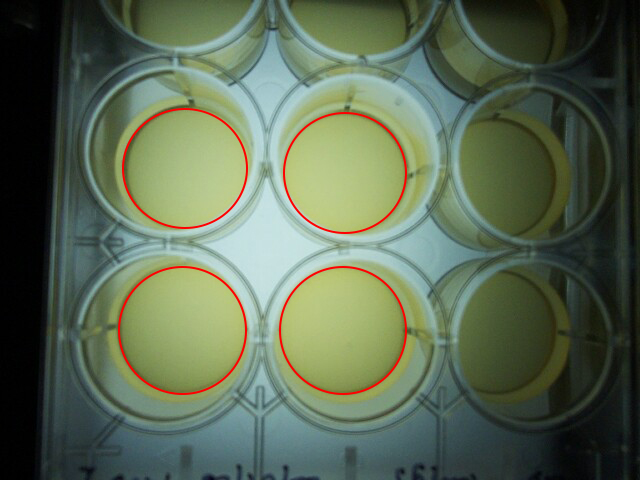
#> input picture Dataset/Bacteria_Marked/image_2026-09-29_14_55_21.jpg, 640 x 480 px; its folder holds only this picture in this run
$ jupyter execute --allow-errors document_image_processing_and_plots.ipynb
#> lines starting #> are read from the running program, lines starting #| are printed output that depends on the picture; after the words box and inside, x2 and y2 are one past the last pixel; in counts of white or black regions, pixels touching at a corner belong together
# Autonomous Astrobiology Multi-Well Microbial Imaging
## In-Situ Image Processing & Document Figures Pipeline
**Document:** `updates/main.tex` / `updates/main.pdf`
**Organisms Investigated:**
- **Control:** Well 0 ($\mathrm{W}_0$, Sterile Growth Medium)
- **Bacteria 1:** *Shewanella* sp. (Row 1 Well 2, $\mathrm{W}_1$)
- **Bacteria 2:** *Ustilago* sp. (Row 2 Well 2, $\mathrm{W}_3$)

---

### Scope of this Notebook:
This notebook is self-contained and dedicated **strictly** to:
1. **Microplate Motion Registration & Well Tracking:** Tracking cassette displacement, tilt, and scale changes over 52 hours using OpenCV (`cv2.matchTemplate` and adaptive ellipse transformation).
2. **Region of Interest (ROI) Sampling:** Sampling within an inner 90% circular aperture ($0.90\,R$) to capture transmitted liquid light and exclude meniscus reflections/shadows.
3. **Photometric Intensity Measurement & Normalization:** Calculating initial baseline brightness shift ($\alpha$) and live control blank normalization ($I'(t) = I_{\text{adj}}(t) / I_{\text{Control}}(t)$).
4. **Publication Figure Generation:** Producing the exact 5 figures included in the LaTeX report:
   - **Figure 1:** Normalized Mean Intensity over 52 hours
   - **Figure 2:** Spectrophotometer OD600 Growth Curves
   - **Figure 3:** Cross-Modal Growth Comparison (Spectrophotometer vs Image Analysis)
   - **Figure 4:** Well Timelapse Crops across 52 hours
   - **Figure 5:** Well Detection & 90% ROI Geometry across 52 hours

[cell 1]
# ==============================================================================
# 1. SETUP, DEPENDENCIES & GLOBAL CONFIGURATION
# ==============================================================================
import os
import glob
from datetime import datetime
import cv2
import numpy as np
import pandas as pd
import matplotlib.pyplot as plt

# Matplotlib Publication Styling
plt.style.use('seaborn-v0_8-whitegrid' if 'seaborn-v0_8-whitegrid' in plt.style.available else 'default')
plt.rcParams['font.family'] = 'sans-serif'
plt.rcParams['font.sans-serif'] = ['DejaVu Sans', 'Arial', 'Helvetica']
plt.rcParams['axes.edgecolor'] = '#94a3b8'
plt.rcParams['axes.linewidth'] = 1.1

# Project Directories
# Set root workspace directory whether running from repo root or Github folder
WORKSPACE_DIR = os.path.abspath(os.path.join(os.getcwd(), '..')) if os.path.basename(os.getcwd()).lower() == 'github' else os.getcwd()
DATASET_DIR = os.path.join(WORKSPACE_DIR, 'Dataset')
BACT_DIR = os.path.join(DATASET_DIR, 'Bacteria')
BACT_MARKED_DIR = os.path.join(DATASET_DIR, 'Bacteria_Marked')
UPDATES_DIR = os.path.join(WORKSPACE_DIR, 'updates')
FIG_DIR = os.path.join(UPDATES_DIR, 'figures')
CROPS_DIR = os.path.join(FIG_DIR, 'well_crops')
CROPS_ROI_DIR = os.path.join(FIG_DIR, 'well_crops_roi')

os.makedirs(FIG_DIR, exist_ok=True)
os.makedirs(CROPS_DIR, exist_ok=True)
os.makedirs(CROPS_ROI_DIR, exist_ok=True)

# Centralized Experimental Parameters & Color Palette
SHRINK_FACTOR = 0.90      # 90% ROI radius ratio (0.90 R)
MAX_HOURS = 52.0          # Time analysis truncation window (hours)

COLORS = {
    'control': '#64748b',        # Slate Grey (W0)
    'shewanella_solid': '#7c3aed',# Royal Purple (Spectrophotometer)
    'shewanella_dot': '#6555f7',  # Indigo Purple (Image Analysis)
    'ustilago_solid': '#059669',  # Emerald Green (Spectrophotometer)
    'ustilago_dot': '#17bda7'     # Mint / Teal Green (Image Analysis)
}

print(f"Pipeline initialized. Aperture ROI ratio = {SHRINK_FACTOR:.2f}, Time window = {MAX_HOURS} hours.")
print(f"Colors configured: Shewanella ({COLORS['shewanella_solid']} / {COLORS['shewanella_dot']}), Ustilago ({COLORS['ustilago_solid']} / {COLORS['ustilago_dot']}).")

### 2. Initial Reference Well Detection
From the annotated reference frame in `Dataset/Bacteria_Marked/`, we extract the coordinates of the 4 physical wells:
- **W0:** Control / Live Blank (Row 1 Well 1)
- **W1:** *Shewanella* sp. (Row 1 Well 2)
- **W2:** *Ustilago* sp. Replicate 1 (Row 2 Well 1)
- **W3:** *Ustilago* sp. Replicate 2 (Row 2 Well 2)

[cell 2]
# ==============================================================================
# 2. REFERENCE WELL DETECTION
# ==============================================================================
def extract_red_ellipses(image_path, min_perimeter=80):
    """Detects user-marked red circles/ellipses in reference frame using color-ratio thresholding."""
#> called with min_perimeter = 80
    img = cv2.imread(image_path)
#> img is the input picture: shape (480, 640, 3); mean B, G, R 83.1, 105.3, 91.6
    if img is None:
        raise FileNotFoundError(f"Cannot load image: {image_path}")

    b, g, r = img[:, :, 0].astype(float), img[:, :, 1].astype(float), img[:, :, 2].astype(float)
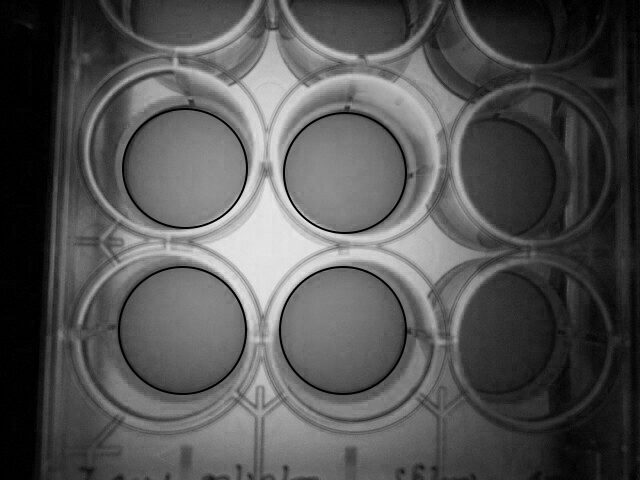
#> b: shape (480, 640) float64; min 0, max 232, mean 83.1
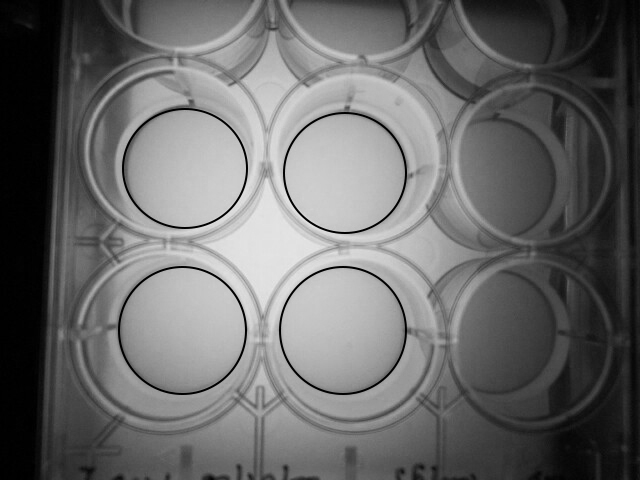
#> g: shape (480, 640) float64; min 0, max 232, mean 105.3
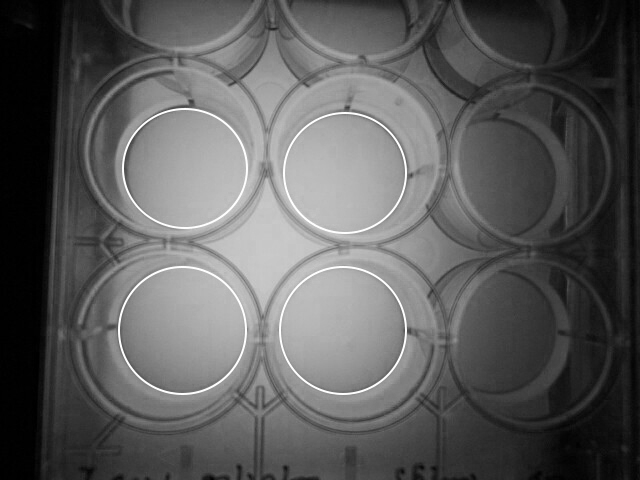
#> r: shape (480, 640) float64; min 0, max 255, mean 91.6
    red_mask = (r > 130) & (r > 1.3 * g) & (r > 1.3 * b)
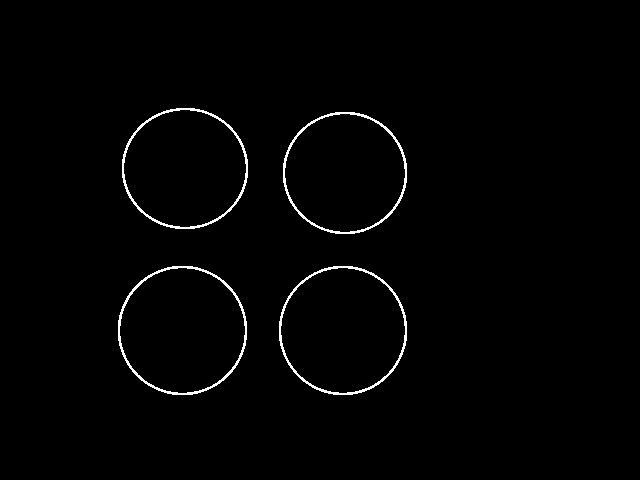
#> red_mask: shape (480, 640) bool; 1.3% white in thin lines or dots, all inside (x1, y1, x2, y2) = (118, 108, 407, 395)
    red_mask = (red_mask * 255).astype(np.uint8)

    kernel = cv2.getStructuringElement(cv2.MORPH_ELLIPSE, (3, 3))
    red_mask = cv2.morphologyEx(red_mask, cv2.MORPH_CLOSE, kernel)

    contours, _ = cv2.findContours(red_mask, cv2.RETR_EXTERNAL, cv2.CHAIN_APPROX_SIMPLE)
#> contours = 4 contours; box (x1, y1, x2, y2) and area: (118, 266, 247, 395) 12987, (279, 266, 407, 395) 12881, (122, 108, 248, 229) 11893, (283, 112, 407, 234) 11804
    ellipses = []
    for cnt in contours:
        if cv2.arcLength(cnt, True) > min_perimeter and len(cnt) >= 5:
            ellipses.append(cv2.fitEllipse(cnt))
#> this loop made 4 passes
#> after the loop, ellipses = [((342.5, 330), (127.5, 128.8), 0.328), ((182, 330), (128.6, 128.6), 175.2), ((344.5, 172.5), (121.5, 123.7), 90.09), ((184.5, 168), (120.6, 125.7), 89.85)]

    # Sort row-wise: group by Y (rows ~100px apart), then by X
    ellipses = sorted(ellipses, key=lambda e: (round(e[0][1] / 100) * 100, e[0][0]))
#> ellipses = [((184.5, 168), (120.6, 125.7), 89.85), ((344.5, 172.5), (121.5, 123.7), 90.09), ((182, 330), (128.6, 128.6), 175.2), ((342.5, 330), (127.5, 128.8), 0.328)]
    return ellipses

bact_ref_file = sorted(glob.glob(os.path.join(BACT_MARKED_DIR, '*.jpg')))[0]
bact_ellipses = extract_red_ellipses(bact_ref_file)
#> bact_ellipses has the same summary as ellipses in extract_red_ellipses

print(f"Detected {len(bact_ellipses)} wells in reference frame:")
#| Detected 4 wells in reference frame:
well_names = ["W0: Control (Blank)", "W1: Shewanella", "W2: Ustilago (Rep 1)", "W3: Ustilago (Rep 2)"]
for i, ((cx, cy), (ax1, ax2), ang) in enumerate(bact_ellipses):
    print(f"  {well_names[i]:24}: Center=({cx:.1f}, {cy:.1f}), Axes=({ax1:.1f}, {ax2:.1f}), Angle={ang:.1f} deg")
#> this loop made 4 passes
#> (cx, cy, ax1, ax2, ang) on passes 1 to 4: (184.5, 168, 120.6, 125.7, 89.85), (344.5, 172.5, 121.5, 123.7, 90.09), (182, 330, 128.6, 128.6, 175.2), (342.5, 330, 127.5, 128.8, 0.328)
#|   W0: Control (Blank)     : Center=(184.5, 168.0), Axes=(120.6, 125.7), Angle=89.8 deg
#|   W1: Shewanella          : Center=(344.5, 172.5), Axes=(121.5, 123.7), Angle=90.1 deg
#|   W2: Ustilago (Rep 1)    : Center=(182.0, 330.0), Axes=(128.6, 128.6), Angle=175.2 deg
#|   W3: Ustilago (Rep 2)    : Center=(342.5, 330.0), Axes=(127.5, 128.8), Angle=0.3 deg

### 3. OpenCV Plate Motion Tracking & Transmitted Intensity Sampling
During the 52-hour incubation, slight changes in plate position, tilt, and camera distance can occur.
1. **Landmark Tracking:** We track two stable reference landmarks from Frame 0:
   - $L_1$: W0 well rim anchor
   - $L_2$: Central cassette intersection rib
   Tracking is performed via Normalized Cross-Correlation (`cv2.matchTemplate`).
2. **Kinematic Transformation:** From the relative vector between anchors, we compute displacement $(\Delta x, \Delta y)$, rotation $\Delta \theta$, and scale $s$.
3. **Adaptive Ellipse Mapping:** `transform_ellipse_adaptive()` dynamically transforms each well's bounding geometry.
4. **90% Aperture Sampling ($0.90\,R$):** `compute_well_intensity()` creates a binary mask of the central 90% circular core, sampling pure transmitted liquid light and discarding wall reflections, meniscus distortion, and shadows.

[cell 3]
# ==============================================================================
# 3. MOTION TRACKING & INTENSITY EXTRACTION PIPELINE
# ==============================================================================
def transform_ellipse_adaptive(el, p_anchor_0, cur_anchor, d_ang_rad, scale):
    """Transforms well ellipse geometry under translation, rotation, and radius scaling."""
    (cx, cy), (ax1, ax2), ang = el
    rel_cx, rel_cy = cx - p_anchor_0[0], cy - p_anchor_0[1]

    cos_d, sin_d = np.cos(d_ang_rad), np.sin(d_ang_rad)
    rot_rel_x = scale * (cos_d * rel_cx - sin_d * rel_cy)
    rot_rel_y = scale * (sin_d * rel_cx + cos_d * rel_cy)

    new_cx = cur_anchor[0] + rot_rel_x
    new_cy = cur_anchor[1] + rot_rel_y
    new_ax1 = ax1 * scale
    new_ax2 = ax2 * scale
    new_ang = (ang + np.degrees(d_ang_rad)) % 360
    return ((new_cx, new_cy), (new_ax1, new_ax2), new_ang)


def compute_well_intensity(img, ellipse, shrink_factor=0.90):
    """Computes mean pixel intensity inside the shrunken 90% circular aperture."""
    h, w = img.shape[:2]
    (cx, cy), (d1, d2), angle = ellipse
    mask = np.zeros((h, w), dtype=np.uint8)
    shrunk_axes = (int(round(d1 * 0.5 * shrink_factor)), int(round(d2 * 0.5 * shrink_factor)))
    cv2.ellipse(mask, (int(round(cx)), int(round(cy))), shrunk_axes, int(round(angle)), 0, 360, 255, -1)

    gray = cv2.cvtColor(img, cv2.COLOR_BGR2GRAY) if len(img.shape) == 3 else img
    return cv2.mean(gray, mask=mask)[0]


bact_files = sorted(glob.glob(os.path.join(BACT_DIR, '*.jpg')))
print(f"Running adaptive tracking across {len(bact_files)} time-series images...")

# Anchor landmarks from Frame 0
#> (the rest of this cell did not finish here and is left out)

### 4. Initial Brightness Alignment & Control Normalization
As detailed in `updates/main.tex`:
1. **Initial Brightness Shift ($\alpha$):**
   Minor lighting differences at $t = 0$ are aligned by scaling each sample by factor $\alpha$:
   $$\alpha = \frac{I_{\text{Control}}(0)}{I(0)}, \qquad I_{\text{adj}}(t) = I(t) \cdot \alpha$$
2. **Normalizing by Control ($I'$):**
   To cancel illumination drift, adjusted brightness is divided by the live Control ($W_0$) at each timepoint:
   $$I'(t) = \frac{I_{\text{adj}}(t)}{I_{\text{Control}}(t)}$$
   The control remains identically at $1.0$. As cells grow and increase turbidity, transmitted light drops below $1.0$.

#> (a cell that did not finish here is left out)

### 5. Document Figure 1: Normalized Mean Intensity
Renders **Figure 1** of `updates/main.tex`:
- 52-hour time series
- Control (W0, Slate Grey, dashed), *Shewanella* (Royal Purple), and *Ustilago* (Emerald Green)
- Shaded $\pm 1\,\sigma$ rolling variation envelope
- Saved to `updates/figures/fig1_image_intensity.png` & `.pdf`

[cell 5]
# ==============================================================================
# 5. FIGURE 1: NORMALIZED MEAN INTENSITY
# ==============================================================================
w = 5  # Rolling smoothing window
#> (the rest of this cell did not finish here and is left out)

### 6. Document Figure 2: Spectrophotometer Growth Curves (OD600)
Renders **Figure 2** of `updates/main.tex`:
- Optical density measured at $630\text{ nm}$ on a laboratory spectrophotometer
- Discrete timepoints from 0 to 51.5 hours connected by linear interpolation lines
- Shaded $\pm 1\,\sigma$ variation bands across replicate wells
- Saved to `updates/figures/fig2_od600_growth.png` & `.pdf`

[cell 6]
# ==============================================================================
# 6. FIGURE 2: SPECTROPHOTOMETER GROWTH CURVES (OD600)
# ==============================================================================
od_csv_path = os.path.join(WORKSPACE_DIR, 'OD600', 'od600_growth_summary.csv')
#> (the rest of this cell did not finish here and is left out)

### 7. Document Figure 3: Spectrophotometer vs Image Analysis Comparison
Renders **Figure 3** of `updates/main.tex`:
- Inverting transmission to optical density: $\Delta \text{OD}_{\mathrm{img}}(t) = -\log_{10}(I'(t))$
- Linear calibration transfer functions:
  - *Shewanella*: $\text{OD600} = 6.7402 \cdot \Delta \text{OD}_{\mathrm{img}} + 0.2372$ ($R^2 = 0.965$)
  - *Ustilago*: $\text{OD600} = 14.3959 \cdot \Delta \text{OD}_{\mathrm{img}} + 0.2289$ ($R^2 = 0.984$)
- **Color Scheme:**
  - *Shewanella* Spectrophotometer (Solid): `#7c3aed` with square markers & error bars
  - *Shewanella* Image Analysis (Dashed): `#6555f7` with error bars & shaded variation envelope
  - *Ustilago* Spectrophotometer (Solid): `#059669` with circle markers & error bars
  - *Ustilago* Image Analysis (Dashed): `#17bda7` with error bars & shaded variation envelope
- Saved to `updates/figures/fig3_cross_modal_comparison.png` & `.pdf`

[cell 7]
# ==============================================================================
# 7. FIGURE 3: SPECTROPHOTOMETER VS IMAGE ANALYSIS
# ==============================================================================
sync_csv_path = os.path.join(WORKSPACE_DIR, 'cross_modal_od600_vs_image_comparison.csv')
#> (the rest of this cell did not finish here and is left out)

### 8. Document Figure 4: Well Timelapse Crops Across 52 Hours
Renders **Figure 4** of `updates/main.tex`:
- 144x144 pixel square crops centered on each tracked well at hours 0, 13, 26, 52
- Conditions: Control (W0), *Shewanella* (W1), *Ustilago* (W3)
- Condition-colored square borders matching the growth curves
- Saved to `updates/figures/fig4_well_timelapse.png` & individual crops in `well_crops/`

[cell 8]
# ==============================================================================
# 8. FIGURE 4: WELL TIMELAPSE CROPS
# ==============================================================================
wells_meta = [
    {'code': 'W0', 'label': 'Control (W0)', 'border_rgb': (100, 116, 139), 'hex': '#64748b'},
    {'code': 'W1', 'label': 'Shewanella (W1)', 'border_rgb': (124, 58, 237), 'hex': '#7c3aed'},
    {'code': 'W3', 'label': 'Ustilago (W3)', 'border_rgb': (5, 150, 105), 'hex': '#059669'}
]
target_hours = [0.0, 13.0, 26.0, 52.0]
time_labels = ['Hour 0', 'Hour 13', 'Hour 26', 'Hour 52']
half_s = 72
bw = 4

fig4_crops = {w['code']: [] for w in wells_meta}

#> (the rest of this cell did not finish here and is left out)

### 9. Document Figure 5: Well Detection & 90% ROI Geometry Across 52 Hours
Renders **Figure 5** of `updates/main.tex`:
- Outer green ellipse: Total detected well boundary tracked frame-by-frame with OpenCV
- Inner condition-colored circle: 90% aperture radius ($0.90\,R$) matching each condition's growth curve color
- Saved to `updates/figures/fig5_well_timelapse_roi.png` & individual crops in `well_crops_roi/`

[cell 9]
# ==============================================================================
# 9. FIGURE 5: WELL DETECTION & 90% ROI GEOMETRY
# ==============================================================================
fig5_crops = {w['code']: [] for w in wells_meta}

#> (the rest of this cell did not finish here and is left out)

### 10. Summary & Document Artifacts Verification
Verifies that all 5 publication figures generated by this pipeline match the requirements of `updates/main.tex`.

[cell 10]
# ==============================================================================
# 10. SUMMARY & VERIFICATION
# ==============================================================================
expected_figs = [
    ('Figure 1: Normalized Mean Intensity', 'fig1_image_intensity.png', 'fig1_image_intensity.pdf'),
    ('Figure 2: Spectrophotometer OD600', 'fig2_od600_growth.png', 'fig2_od600_growth.pdf'),
    ('Figure 3: OD600 Cross-Modal Comparison', 'fig3_cross_modal_comparison.png', 'fig3_cross_modal_comparison.pdf'),
    ('Figure 4: Well Timelapse Crops', 'fig4_well_timelapse.png', 'fig4_well_timelapse.pdf'),
    ('Figure 5: Well Detection & 90% ROI Geometry', 'fig5_well_timelapse_roi.png', 'fig5_well_timelapse_roi.pdf')
]

summary_rows = []
for title, png_name, pdf_name in expected_figs:
    png_p = os.path.join(FIG_DIR, png_name)
    pdf_p = os.path.join(FIG_DIR, pdf_name)
    png_size = f"{os.path.getsize(png_p)/1024:.1f} KB" if os.path.exists(png_p) else "MISSING"
    pdf_size = f"{os.path.getsize(pdf_p)/1024:.1f} KB" if os.path.exists(pdf_p) else "MISSING"
    summary_rows.append({'Figure Title': title, 'PNG File': png_name, 'PNG Size': png_size, 'PDF Size': pdf_size})

df_summary = pd.DataFrame(summary_rows)
print("Pipeline Execution Complete! Publication Figures Status:")
try:
    from IPython.display import display
    display(df_summary)
except ImportError:
    print(df_summary.to_string(index=False))
